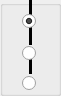
  <widget class="QGroupBox" name="groupBox_2">
   <property name="geometry">
    <rect>
     <x>419</x>
     <y>214</y>
     <width>61</width>
     <height>96</height>
    </rect>
   </property>
   <property name="title">
    <string/>
   </property>
   <widget class="QRadioButton" name="load2Battery2">
    <property name="geometry">
     <rect>
      <x>22</x>
      <y>42</y>
      <width>21</width>
      <height>22</height>
     </rect>
    </property>
    <property name="text">
     <string/>
    </property>
   </widget>
   <widget class="QRadioButton" name="load2Battery1">
    <property name="geometry">
     <rect>
      <x>22</x>
      <y>10</y>
      <width>21</width>
      <height>22</height>
     </rect>
    </property>
    <property name="text">
     <string/>
    </property>
    <property name="checked">
     <bool>true</bool>
    </property>
   </widget>
   <widget class="QRadioButton" name="load2Battery3">
    <property name="geometry">
     <rect>
      <x>22</x>
      <y>75</y>
      <width>21</width>
      <height>16</height>
     </rect>
    </property>
    <property name="text">
     <string/>
    </property>
   </widget>
   <widget class="Line" name="load2line1">
    <property name="geometry">
     <rect>
      <x>20</x>
      <y>25</y>
      <width>20</width>
      <height>20</height>
     </rect>
    </property>
    <property name="frameShadow">
     <enum>QFrame::Plain</enum>
    </property>
    <property name="lineWidth">
     <number>3</number>
    </property>
    <property name="orientation">
     <enum>Qt::Vertical</enum>
    </property>
   </widget>
   <widget class="Line" name="load2line2">
    <property name="geometry">
     <rect>
      <x>20</x>
      <y>54</y>
      <width>20</width>
      <height>20</height>
     </rect>
    </property>
    <property name="frameShadow">
     <enum>QFrame::Plain</enum>
    </property>
    <property name="lineWidth">
     <number>3</number>
    </property>
    <property name="orientation">
     <enum>Qt::Vertical</enum>
    </property>
   </widget>
   <widget class="Line" name="load2line3">
    <property name="geometry">
     <rect>
      <x>20</x>
      <y>-5</y>
      <width>20</width>
      <height>20</height>
     </rect>
    </property>
    <property name="frameShadow">
     <enum>QFrame::Plain</enum>
    </property>
    <property name="lineWidth">
     <number>3</number>
    </property>
    <property name="orientation">
     <enum>Qt::Vertical</enum>
    </property>
   </widget>
   <zorder>load2line1</zorder>
   <zorder>load2line2</zorder>
   <zorder>load2line3</zorder>
   <zorder>load2Battery2</zorder>
   <zorder>load2Battery3</zorder>
   <zorder>load2Battery1</zorder>
  </widget>
